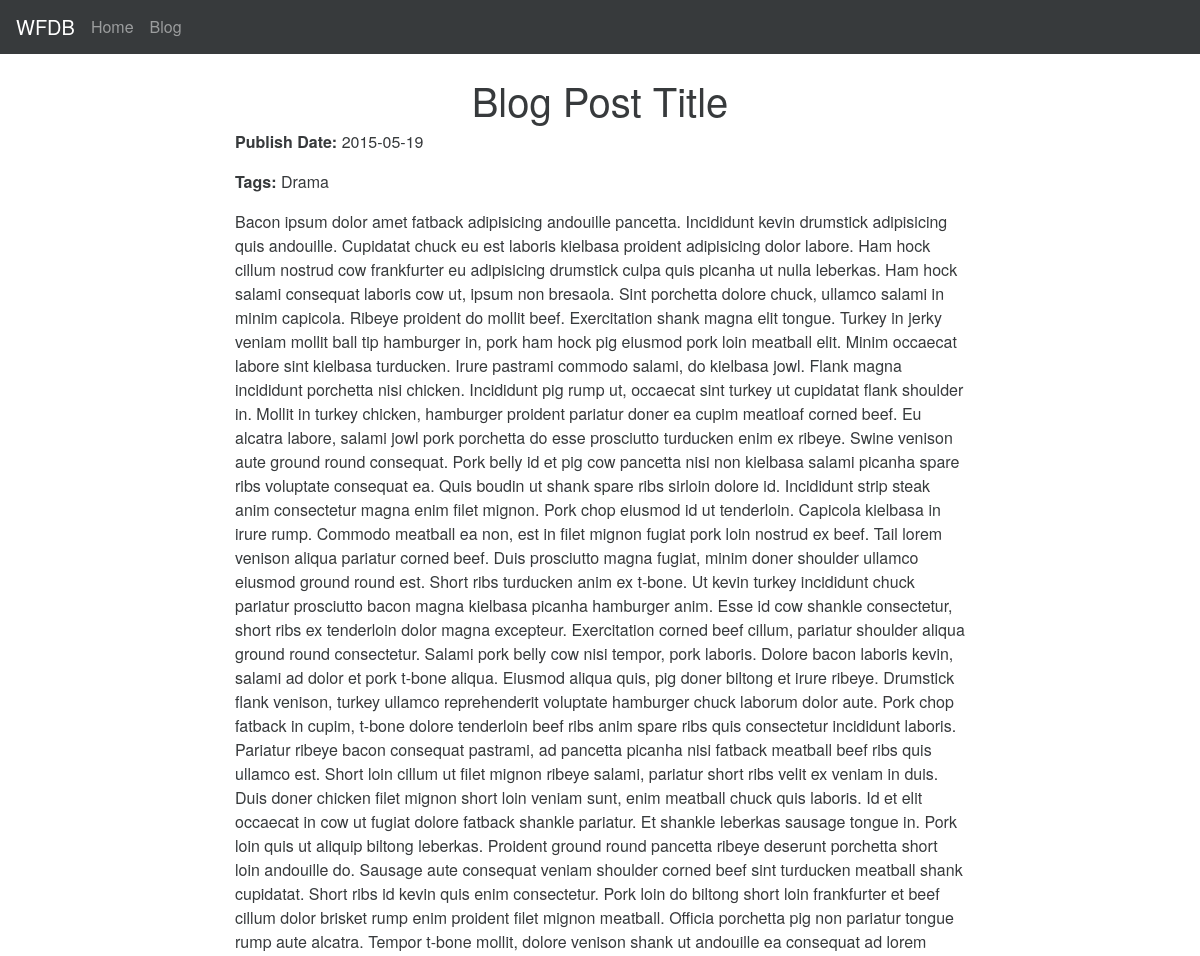
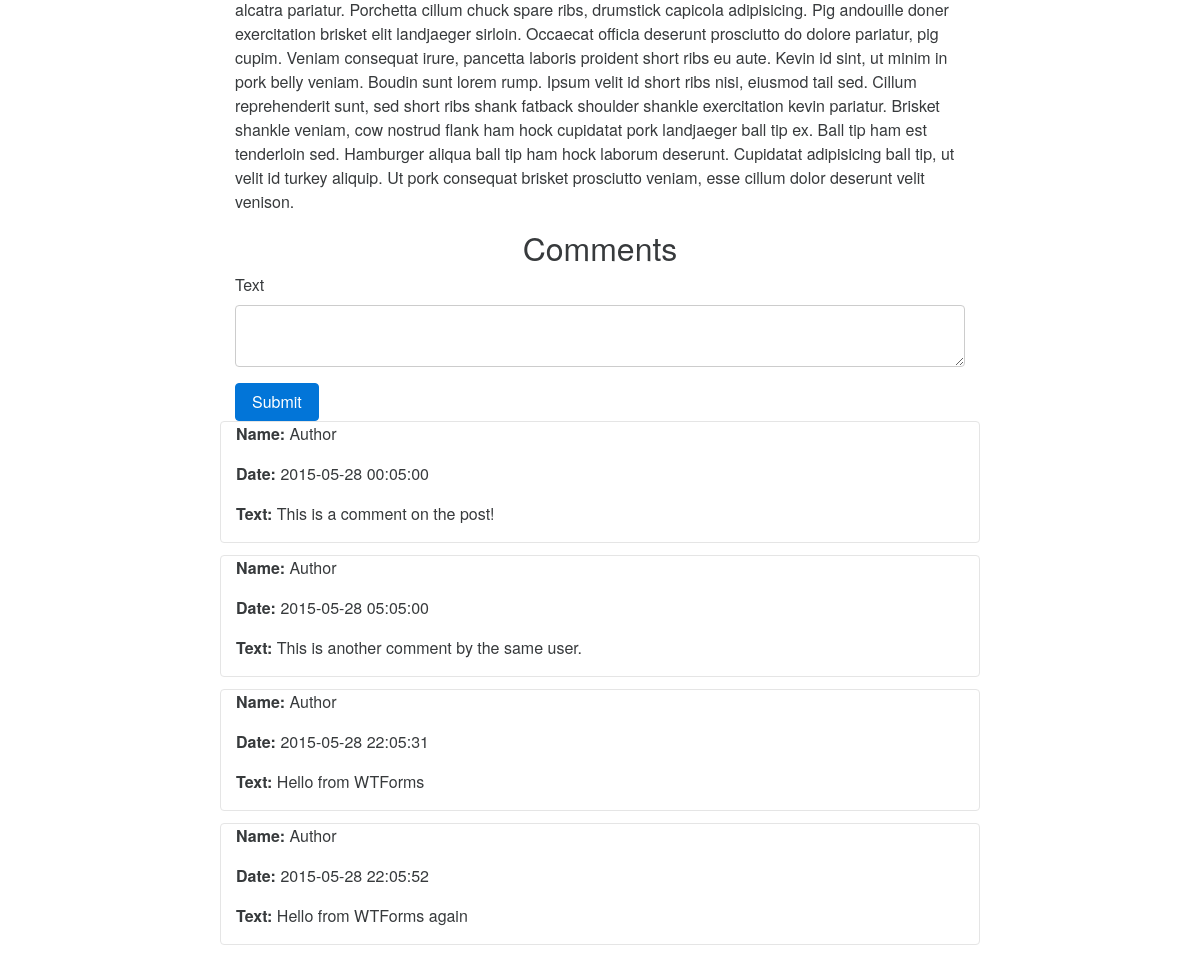
The app's page /blog/4 with its own data (2 pictures, top to bottom).
### app.py (models this page shows, shortened)
class Post(db.Model):
    id = db.Column(db.Integer(), primary_key=True)
    title = db.Column(db.String())
    text = db.Column(db.Text())
    publish_date = db.Column(db.DateTime())
    user_id = db.Column(db.Integer(), db.ForeignKey('user.id'))
    comments = db.relationship(
        'Comment',
        backref='post',
        lazy='dynamic'
    )
    tags = db.relationship(
        'Tag',
        secondary=tags,
        backref=db.backref('posts', lazy='dynamic'),
        lazy='dynamic'
    )

class Tag(db.Model):
    id = db.Column(db.Integer(), primary_key=True)
    title = db.Column(db.String())

class Comment(db.Model):
    id = db.Column(db.Integer(), primary_key=True)
    text = db.Column(db.Text())
    date = db.Column(db.DateTime())
    post_id = db.Column(db.Integer(), db.ForeignKey('post.id'))
    user_id = db.Column(db.Integer(), db.ForeignKey('user.id'))

class User(db.Model):
    id = db.Column(db.Integer(), primary_key=True)
    username = db.Column(db.String(), unique=True)
    password = db.Column(db.String())
    posts = db.relationship('Post', backref='user', lazy='dynamic')
    comments = db.relationship('Comment', backref='user', lazy='dynamic')

### app.py (the view, shortened to what this page needs)
@app.route("/blog/<int:post_id>", methods=["GET", "POST"])
def post(post_id):
    post = Post.query.get_or_404(post_id)
    form = CommentForm()
    return render_template("post.html", post=post, form=form)

### app.py
class CommentForm(Form):
    text = TextAreaField(u'Text', validators=[
        validators.required(),
        validators.Length(max=2000)
    ])

### templates/post.html (shortened to what this page needs)
{% extends "base.html" %}
{% block body %}
    <div class="row">
        <h1 class="text-xs-center">Blog Post Title</h1>
    </div>
    <div class="row">
        <div class="col-md-8 col-md-offset-2">
            <p><strong>Publish Date:</strong> {{ format_date(post.publish_date) }}</p>
            <p><strong>Tags:</strong> {% for tag in post.tags %}{{ tag.title }} {% endfor %}</p>
            <p>{{ post.text | safe }}</p>
        </div>
        <div class="col-md-2"></div>
    </div>
    <div class="row">
        <h2 class="text-xs-center">Comments</h2>
        <div class="col-md-8 col-md-offset-2">
            <form action="{{ url_for('.post', post_id=post.id) }}" method="post" class="form">
                <div class="form-group">
                    {{ form.text.label }}
                    {{ form.text(class_="form-control") }}
                </div>
                <button type="submit" class="btn btn-primary">Submit</button>
            </form>
        </div>
    </div>
    {% for comment in post.comments %}
        <div class="row">
            <div class="col-md-8 col-md-offset-2 card">
                <p><strong>Name: </strong>{{ comment.user.username }}</p>
                <p><strong>Date: </strong>{{ comment.date.strftime('%Y-%m-%d %H:%m:%S') }}</p>
                <p><strong>Text: </strong>{{ comment.text }}</p>
            </div>
        </div>
    {% endfor %}
{% endblock %}

### templates/base.html (shortened to what this page needs)
{% macro format_date(dt) %}
  {{ dt.strftime('%Y-%m-%d') }}
{% endmacro %}
<!DOCTYPE html>
<html>
    <head>
        <link rel="stylesheet" href="{{ url_for('static', filename='css/bootstrap.min.css') }}"></script>
    </head>
    <body>
        <nav class="navbar navbar-full navbar-dark bg-inverse">
          <a class="navbar-brand" href="#">WFDB</a>
          <ul class="nav navbar-nav">
            <li class="nav-item"><a class="nav-link" href="{{ url_for('home') }}">Home</a></li>
            <li class="nav-item"><a class="nav-link" href="{{ url_for('blog') }}">Blog</a></li>
          </ul>
        </nav>
        <br>
        <div class="container">
            {% block body %}
            {% endblock %}
        </div>
    </body>
</html>

### records on screen
Post: strftime "2015-05-19", text "Bacon ipsum dolor amet fatback adipisicing andouille pancetta. Incididunt kevin drumstick adipisicing quis andouille. Cupidatat chuck eu est laboris kielbasa proident adipisicing dolor labore. Ham hock cillum nostrud cow frankfurter eu adipisicing drumstick culpa quis picanha ut nulla leberkas. Ham hock salami consequat laboris cow ut, ipsum non bresaola. Sint porchetta dolore chuck, ullamco salami in minim capicola. Ribeye proident do mollit beef. Exercitation shank magna elit tongue. Turkey in jerky veniam mollit ball tip hamburger in, pork ham hock pig eiusmod pork loin meatball elit. Minim occaecat labore sint kielbasa turducken. Irure pastrami commodo salami, do kielbasa jowl. Flank…"
Tag: title "Drama"
Comment: user.username "Author", date "2015-05-28 00:05:00", text "This is a comment on the post!"
Comment: user.username "Author", date "2015-05-28 05:05:00", text "This is another comment by the same user."
Comment: user.username "Author", date "2015-05-28 22:05:31", text "Hello from WTForms"
Comment: user.username "Author", date "2015-05-28 22:05:52", text "Hello from WTForms again"
